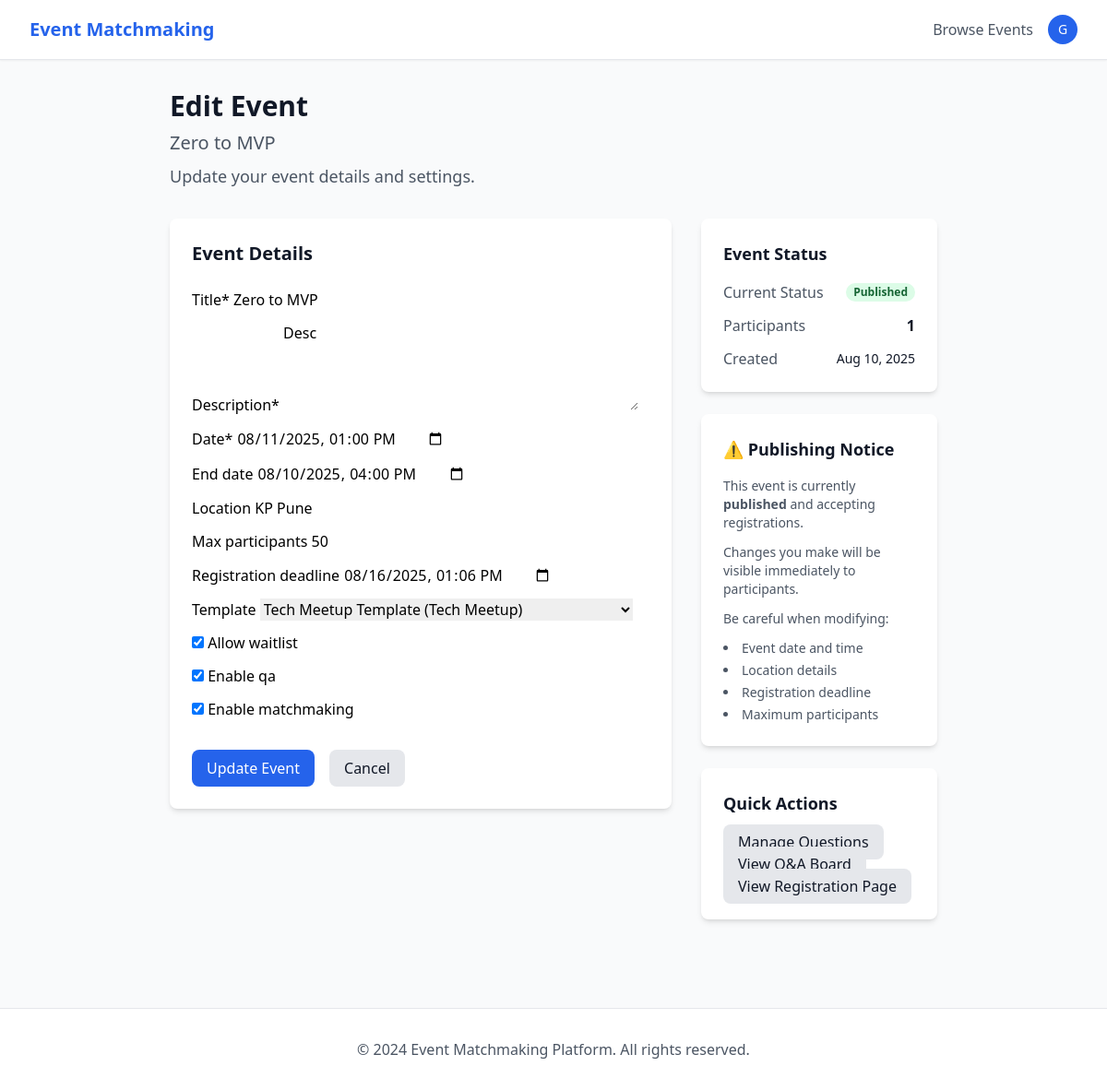
/event/1/edit/ (signed in), run on the app's committed database.
### events/models.py (models this page shows, shortened)
class Event(models.Model):
    STATUS_CHOICES = [
        ('draft', 'Draft'),
        ('published', 'Published'),
        ('ongoing', 'Ongoing'),
        ('completed', 'Completed'),
        ('cancelled', 'Cancelled'),
    ]
    host = models.ForeignKey(Host, on_delete=models.CASCADE, related_name='events')
    title = models.CharField(max_length=255)
    description = models.TextField()
    date = models.DateTimeField()
    end_date = models.DateTimeField(null=True, blank=True)
    location = models.CharField(max_length=255, blank=True)
    max_participants = models.IntegerField(null=True, blank=True)
    status = models.CharField(max_length=20, choices=STATUS_CHOICES, default='draft')
    template = models.ForeignKey(EventTemplate, on_delete=models.SET_NULL, null=True, blank=True)
    qr_code = models.ImageField(upload_to='qr_codes/', blank=True)
    registration_deadline = models.DateTimeField(null=True, blank=True)
    allow_waitlist = models.BooleanField(default=True)
    enable_qa = models.BooleanField(default=True)
    enable_matchmaking = models.BooleanField(default=True)
    created_at = models.DateTimeField(auto_now_add=True)
    updated_at = models.DateTimeField(auto_now=True)
    class Meta:
        ordering = ['-created_at']
    @property
    def participant_count(self):
        return self.participants.filter(status='registered').count()
    @property
    def waitlist_count(self):
        return self.participants.filter(status='waitlisted').count()

### events/views.py (the view)
# urls.py: path('event/<int:event_id>/edit/', views.edit_event, name='edit_event'),
@login_required
def edit_event(request, event_id):
    event = get_object_or_404(Event, id=event_id, host__user=request.user)
    if request.method == 'POST':
        form = EventCreationForm(request.POST, instance=event)
        if form.is_valid():
            form.save()
            messages.success(request, 'Event updated successfully!')
            return redirect('event_detail', event_id=event.id)
    else:
        form = EventCreationForm(instance=event)
    return render(request, 'events/host/edit_event.html', {'form': form, 'event': event})

### events/models.py (called while the page is built)
    def __str__(self):
        return f"{self.name} ({self.get_template_type_display()})"

### templates/events/host/edit_event.html (shortened to what this page needs)
{% extends 'base.html' %}
{% load crispy_forms_tags %}
{% block content %}
<div class="max-w-4xl mx-auto px-4 sm:px-6 lg:px-8 py-8">
    <div class="mb-8">
        <h1 class="text-3xl font-bold text-gray-900">Edit Event</h1>
        <h2 class="text-xl text-gray-600 mt-2">{{ event.title }}</h2>
        <p class="mt-2 text-lg text-gray-600">Update your event details and settings.</p>
    </div>
    <div class="grid grid-cols-1 lg:grid-cols-3 gap-8">
        <div class="lg:col-span-2">
            <div class="card">
                <h2 class="text-xl font-semibold text-gray-900 mb-6">Event Details</h2>
                <form method="post">
                    {{ form|crispy }}
                    <div class="mt-8 flex space-x-4">
                        <button type="submit" class="btn btn-primary">
                            Update Event
                        </button>
                        <a href="{% url 'event_detail' event.id %}" class="btn btn-secondary">
                            Cancel
                        </a>
                    </div>
                </form>
            </div>
        </div>
        <div class="lg:col-span-1">
            <div class="card">
                <h3 class="text-lg font-semibold text-gray-900 mb-4">Event Status</h3>
                <div class="space-y-3">
                    <div class="flex justify-between items-center">
                        <span class="text-gray-600">Current Status</span>
                        <span class="px-2 inline-flex text-xs leading-5 font-semibold rounded-full
                            {% if event.status == 'published' %}bg-green-100 text-green-800
                            {% elif event.status == 'draft' %}bg-yellow-100 text-yellow-800
                            {% elif event.status == 'completed' %}bg-blue-100 text-blue-800
                            {% else %}bg-gray-100 text-gray-800{% endif %}">
                            {{ event.get_status_display }}
                        </span>
                    </div>
                    <div class="flex justify-between items-center">
                        <span class="text-gray-600">Participants</span>
                        <span class="font-semibold text-gray-900">{{ event.participant_count }}</span>
                    </div>
                    <div class="flex justify-between items-center">
                        <span class="text-gray-600">Created</span>
                        <span class="text-sm text-gray-900">{{ event.created_at|date:"M j, Y" }}</span>
                    </div>
                </div>
            </div>
            {% if event.status == 'published' %}
            <div class="card mt-6">
                <h3 class="text-lg font-semibold text-gray-900 mb-4">⚠️ Publishing Notice</h3>
                <div class="space-y-3 text-sm text-gray-600">
                    <p>This event is currently <strong>published</strong> and accepting registrations.</p>
                    <p>Changes you make will be visible immediately to participants.</p>
                    <p>Be careful when modifying:</p>
                    <ul class="list-disc list-inside mt-2 space-y-1">
                        <li>Event date and time</li>
                        <li>Location details</li>
                        <li>Registration deadline</li>
                        <li>Maximum participants</li>
                    </ul>
                </div>
            </div>
            {% endif %}
            <div class="card mt-6">
                <h3 class="text-lg font-semibold text-gray-900 mb-4">Quick Actions</h3>
                <div class="space-y-3">
                    <a href="{% url 'manage_questions' event.id %}" class="w-full btn btn-secondary text-center">
                        Manage Questions
                    </a>
                    {% if event.enable_qa %}
                    <a href="{% url 'event_qa' event.id %}" class="w-full btn btn-secondary text-center">
                        View Q&A Board
                    </a>
                    {% endif %}
                    {% if event.status == 'published' %}
                    <a href="{% url 'event_registration' event.id %}" class="w-full btn btn-secondary text-center">
                        View Registration Page
                    </a>
                    {% endif %}
                </div>
            </div>
        </div>
    </div>
</div>
{% endblock %}

### templates/base.html (shortened to what this page needs)
<!DOCTYPE html>
<html lang="en">
<head>
    {% load static %}
    <link rel="stylesheet" href="{% static 'css/output.css' %}">
</head>
<body class="bg-gray-50 min-h-screen">
    <nav class="navbar">
        <div class="max-w-7xl mx-auto px-4 sm:px-6 lg:px-8">
            <div class="flex justify-between h-16">
                <div class="flex items-center">
                    <a href="{% url 'home' %}" class="text-xl font-bold text-primary-600">
                        Event Matchmaking
                    </a>
                </div>
                <div class="flex items-center space-x-4">
                    <a href="{% url 'event_list' %}" class="text-gray-600 hover:text-gray-900">Browse Events</a>
                    {% if user.is_authenticated %}
                        <div class="relative">
                            <button type="button" class="flex items-center text-sm rounded-full focus:outline-none focus:ring-2 focus:ring-offset-2 focus:ring-primary-500" id="user-menu-button" aria-expanded="false" aria-haspopup="true">
                                <div class="h-8 w-8 rounded-full bg-primary-600 flex items-center justify-center">
                                    <span class="text-sm font-medium text-white">
                                        {{ user.username|first|upper }}
                                    </span>
                                </div>
                            </button>
                        </div>
                    {% else %}
                        <a href="{% url 'login' %}" class="text-gray-600 hover:text-gray-900">Login</a>
                        <a href="{% url 'host_register' %}" class="btn btn-primary">Host an Event</a>
                    {% endif %}
                </div>
            </div>
        </div>
    </nav>
    <main>
        {% block content %}{% endblock %}
    </main>
    <footer class="bg-white border-t border-gray-200 mt-16">
        <div class="max-w-7xl mx-auto px-4 sm:px-6 lg:px-8 py-8">
            <div class="text-center text-gray-600">
                <p>&copy; 2024 Event Matchmaking Platform. All rights reserved.</p>
            </div>
        </div>
    </footer>
</body>
</html>

### data on the page
Event: title "Zero to MVP", description "Desc", date "08/11/2025 13:00", end_date "08/10/2025 16:00", location "KP Pune", max_participants "50", registration_deadline "08/16/2025 13:06", template "Tech Meetup Template (Tech Meetup)", allow_waitlist "☑", enable_qa "☑", enable_matchmaking "☑", status "Published", participant_count "1", created_at "Aug 10, 2025"

### other printed values
{{ user.username|first|upper }} "G"
